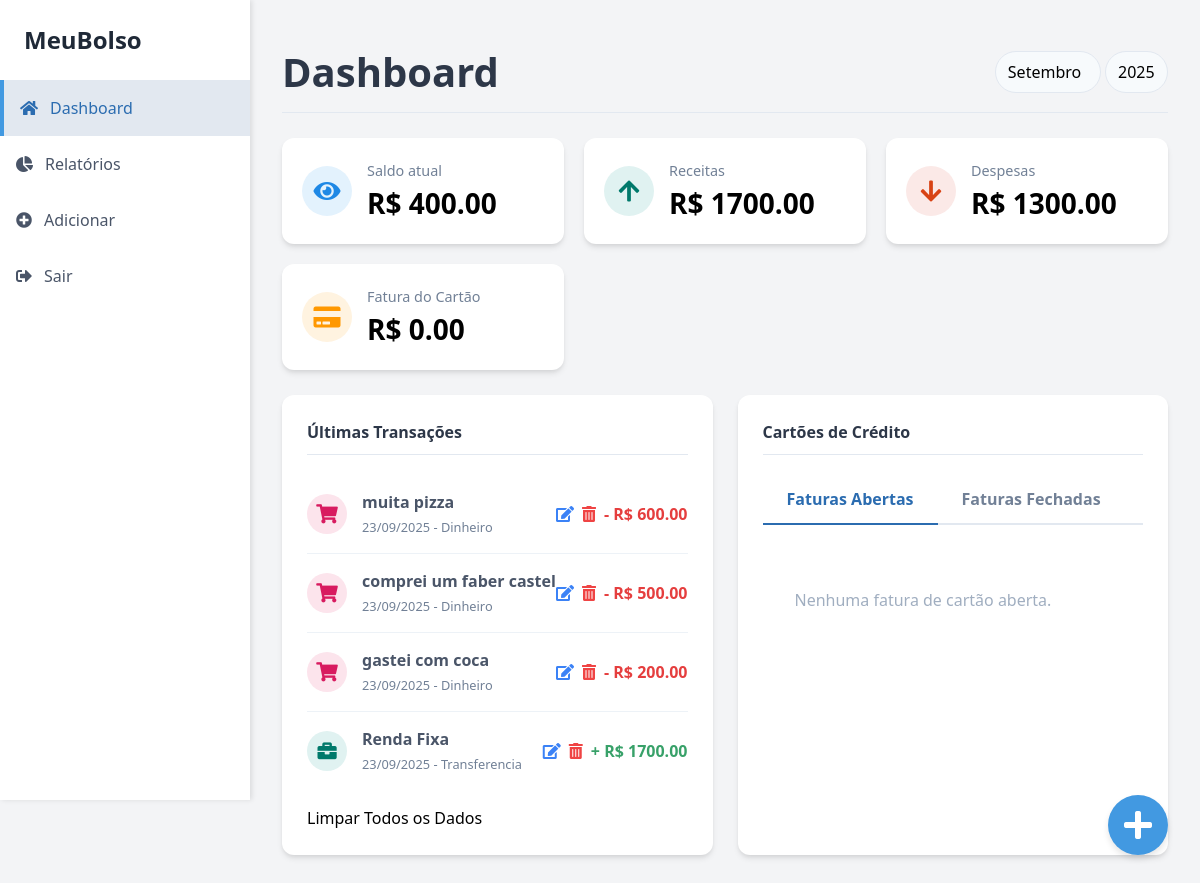
The app's page /dashboard (signed in) with its own data.
### app/models.py (models this page shows, shortened)
class Transaction(db.Model):
    id = db.Column(db.Integer, primary_key=True)
    type = db.Column(db.String(10), nullable=False) # 'income' ou 'expense'
    amount = db.Column(db.Float, nullable=False)
    description = db.Column(db.String(200))
    payment_method = db.Column(db.String(50))
    category = db.Column(db.String(50))
    date = db.Column(db.DateTime, index=True, default=datetime.utcnow)
    user_id = db.Column(db.Integer, db.ForeignKey('user.id'), nullable=False)

### app/routes.py (the view)
@main_bp.route('/dashboard', methods=['GET'])
@login_required
def dashboard():
    user_id = current_user.id
    try:
        selected_month = int(request.args.get('month', datetime.now().month))
        selected_year = int(request.args.get('year', datetime.now().year))
    except (ValueError, TypeError):
        selected_month = datetime.now().month
        selected_year = datetime.now().year
    transactions = Transaction.query.filter(
        Transaction.user_id == user_id,
        extract('month', Transaction.date) == selected_month,
        extract('year', Transaction.date) == selected_year
    ).order_by(Transaction.date.desc()).all()
    total_income = sum(t.amount for t in transactions if t.type == 'income')
    total_expense = sum(t.amount for t in transactions if t.type == 'expense')
    balance = total_income - total_expense
    years = sorted(list(set(t.date.year for t in Transaction.query.filter_by(user_id=user_id).all())))
    if not years:
        years = [datetime.now().year]
    month_names = ["Janeiro", "Fevereiro", "Março", "Abril", "Maio", "Junho", "Julho", "Agosto", "Setembro", "Outubro", "Novembro", "Dezembro"]
    credit_card_bill = sum(t.amount for t in transactions if t.payment_method == 'Cartao de Credito' and t.type == 'expense')
    invoices = []
    return render_template(
        'dashboard.html',
        active_page='dashboard',
        balance=balance,
        total_income=total_income,
        total_expense=total_expense,
        transactions=transactions,
        credit_card_bill=credit_card_bill,
        invoices=invoices,
        selected_month=selected_month,
        selected_year=selected_year,
        month_names=month_names,
        years=years
    )

### app/__init__.py (called while the page is built)
@login_manager.user_loader
def load_user(user_id):
    from .models import User
    return User.query.get(int(user_id))

### app/routes.py (called while the page is built)
@main_bp.app_template_filter('format_date')
def format_date_filter(value):
    if value is None:
        return ""
    if isinstance(value, datetime):
        return value.strftime('%d/%m/%Y')
    return datetime.fromisoformat(value).strftime('%d/%m/%Y')

### app/templates/dashboard.html (shortened to what this page needs)
{% extends "layout.html" %}
{% block content %}
<header class="dashboard-header">
    <h1 class="page-title">Dashboard</h1>
    <div class="month-selector">
        <form id="filter-form" method="get" action="{{ url_for('main.dashboard') }}">
            <select name="month" id="month-select" class="rounded-select" onchange="document.getElementById('filter-form').submit()">
                {% for i in range(1, 13) %}
                    <option value="{{ i }}" {% if i == selected_month %}selected{% endif %}>{{ month_names[i-1] }}</option>
                {% endfor %}
            </select>
            <select name="year" id="year-select" class="rounded-select" onchange="document.getElementById('filter-form').submit()">
                {% for year in years %}
                    <option value="{{ year }}" {% if year == selected_year %}selected{% endif %}>{{ year }}</option>
                {% endfor %}
            </select>
        </form>
    </div>
</header>
<section class="summary-cards">
    <div class="card">
        <div class="card-icon icon-saldo">
            <i class="fas fa-eye"></i>
        </div>
        <div class="card-content">
            <span>Saldo atual</span>
            <h2>R$ {{ "%.2f"|format(balance) }}</h2>
        </div>
    </div>
    <div class="card">
        <div class="card-icon icon-receitas">
            <i class="fas fa-arrow-up"></i>
        </div>
        <div class="card-content">
            <span>Receitas</span>
            <h2>R$ {{ "%.2f"|format(total_income) }}</h2>
        </div>
    </div>
    <div class="card">
        <div class="card-icon icon-despesas">
            <i class="fas fa-arrow-down"></i>
        </div>
        <div class="card-content">
            <span>Despesas</span>
            <h2>R$ {{ "%.2f"|format(total_expense) }}</h2>
        </div>
    </div>
    <div class="card">
        <div class="card-icon icon-cartao">
            <i class="fas fa-credit-card"></i>
        </div>
        <div class="card-content">
            <span>Fatura do Cartão</span>
            <h2>R$ {{ "%.2f"|format(credit_card_bill) }}</h2>
        </div>
    </div>
</section>
<section class="main-sections">
    <div class="section-card">
        <h3>Últimas Transações</h3>
        <ul class="transaction-list">
            {% for transaction in transactions %}
            <li data-id="{{ transaction.id }}">
                <div class="transaction-icon" style="background-color: {% if transaction.type == 'income' %}#e0f2f1{% else %}#fce4ec{% endif %}; color: {% if transaction.type == 'income' %}#00796b{% else %}#d81b60{% endif %};">
                    <i class="fas fa-{% if transaction.type == 'income' %}briefcase{% else %}shopping-cart{% endif %}"></i>
                </div>
                <div class="transaction-info">
                    <strong>{{ transaction.description }}</strong>
                    <span>{{ transaction.date|format_date }} - {{ transaction.payment_method }}</span>
                </div>
                <div class="flex items-center space-x-2">
                    <button class="text-blue-500 hover:text-blue-700 edit-btn" onclick="showEditModal({{ transaction.id }}, '{{ transaction.description }}', '{{ "%.2f"|format(transaction.amount) }}', '{{ transaction.payment_method }}', '{{ transaction.category }}', '{{ transaction.type }}')">
                        <i class="fas fa-edit"></i>
                    </button>
                    <button class="text-red-500 hover:text-red-700 delete-btn" onclick="showDeleteConfirm({{ transaction.id }})">
                        <i class="fas fa-trash-alt"></i>
                    </button>
                    <span class="transaction-value {% if transaction.type == 'income' %}text-success{% else %}text-danger{% endif %}">
                        {% if transaction.type == 'income' %}+{% else %}-{% endif %} R$ {{ "%.2f"|format(transaction.amount) }}
                    </span>
                </div>
            </li>
            {% else %}
            <li>
                <p class="no-data">Nenhuma transação registrada ainda.</p>
            </li>
            {% endfor %}
        </ul>
        <form id="clear-data-form" method="POST" action="{{ url_for('main.clear_data') }}" class="mt-4" onsubmit="return confirm('Tem certeza que deseja apagar todos os dados de transação? Esta ação é irreversível.');">
            <button type="submit" class="btn-clear-data">Limpar Todos os Dados</button>
        </form>
    </div>
    <div class="section-card">
        <h3>Cartões de Crédito</h3>
        <div class="tabs">
            <button class="tab-btn active">Faturas Abertas</button>
            <button class="tab-btn">Faturas Fechadas</button>
        </div>
        <ul class="invoice-list">
            {% for invoice in invoices %}
            <li>
                <div class="invoice-icon"><i class="fab fa-cc-{{ invoice.card_brand|lower }}"></i></div>
                <div class="invoice-info">
                    <strong>{{ invoice.card_name }}</strong>
                    <span>Fecha em {{ invoice.due_date|default('Data não disponível') }}</span>
                </div>
                <span class="invoice-value">R$ {{ "%.2f"|format(invoice.amount) }}</span>
            </li>
            {% else %}
            <li>
                <p class="no-data">Nenhuma fatura de cartão aberta.</p>
            </li>
            {% endfor %}
        </ul>
    </div>
</section>
{% endblock %}

### app/templates/layout.html (style rules this page uses)
body { background-color: #f0f4f8; font-family: 'Inter', sans-serif; }

### app/templates/dashboard.html (style rules this page uses)
.dashboard-header { display: flex; justify-content: space-between; align-items: center; margin-bottom: 25px; padding: 10px 0; border-bottom: 1px solid #e2e8f0; }
.page-title { color: #2d3748; font-size: 2.5rem; font-weight: bold; }
.month-selector select { padding: 8px 12px; border-radius: 9999px; border: 1px solid #e2e8f0; background-color: #f7fafc; appearance: none; cursor: pointer; }
.summary-cards { display: grid; grid-template-columns: repeat(auto-fit, minmax(250px, 1fr)); gap: 20px; margin-bottom: 25px; }
.card { background-color: #ffffff; border-radius: 12px; padding: 20px; box-shadow: 0 4px 6px -1px rgba(0, 0, 0, 0.1), 0 2px 4px -1px rgba(0, 0, 0, 0.06); display: flex; align-items: center; }
.card-icon { width: 50px; height: 50px; border-radius: 50%; display: flex; justify-content: center; align-items: center; font-size: 1.5rem; margin-right: 15px; }
.icon-receitas { background-color: #e0f2f1; color: #00796b; }
.icon-despesas { background-color: #fbe9e7; color: #d84315; }
.icon-saldo { background-color: #e3f2fd; color: #1e88e5; }
.icon-cartao { background-color: #fff3e0; color: #ff9800; }
.card-content { flex-grow: 1; }
.card-content span { font-size: 0.9rem; color: #718096; }
.card-content h2 { font-size: 1.75rem; font-weight: bold; margin: 0; }
.text-success { color: #38a169; }
.text-danger { color: #e53e3e; }
.main-sections { display: grid; grid-template-columns: repeat(auto-fit, minmax(300px, 1fr)); gap: 25px; }
.section-card { background-color: #ffffff; border-radius: 12px; padding: 25px; box-shadow: 0 4px 6px -1px rgba(0, 0, 0, 0.1), 0 2px 4px -1px rgba(0, 0, 0, 0.06); }
.section-card h3 { color: #2d3748; font-weight: bold; margin-bottom: 20px; padding-bottom: 10px; border-bottom: 1px solid #e2e8f0; }
.transaction-list { list-style: none; padding: 0; }
.transaction-list li { display: flex; align-items: center; padding: 15px 0; border-bottom: 1px solid #edf2f7; }
.transaction-list li:last-child { border-bottom: none; }
.transaction-icon { width: 40px; height: 40px; border-radius: 50%; display: flex; justify-content: center; align-items: center; font-size: 1.2rem; margin-right: 15px; }
.transaction-info { flex-grow: 1; }
.transaction-info strong { display: block; color: #4a5568; }
.transaction-info span { font-size: 0.8rem; color: #718096; }
.transaction-value { font-weight: bold; }
.no-data { color: #a0aec0; text-align: center; padding: 2rem; }
.tabs { display: flex; border-bottom: 2px solid #e2e8f0; margin-bottom: 1rem; }
.tab-btn { padding: 0.75rem 1.5rem; border: none; background: none; cursor: pointer; font-weight: 600; color: #718096; transition: color 0.2s; }
.tab-btn.active { color: #2b6cb0; border-bottom: 2px solid #2b6cb0; margin-bottom: -2px; }
.invoice-list { list-style: none; padding: 0; }
.invoice-list li { display: flex; align-items: center; padding: 15px 0; border-bottom: 1px solid #edf2f7; }
.invoice-list li:last-child { border-bottom: none; }

### records on screen
Transaction: amount "600.00"
Transaction: amount "500.00"
Transaction: amount "200.00"
Transaction: amount "1700.00"

### other values on screen
{{ "%.2f"|format(balance) }} "400.00"
{{ "%.2f"|format(total_income) }} "1700.00"
{{ "%.2f"|format(total_expense) }} "1300.00"
{{ "%.2f"|format(credit_card_bill) }} "0.00"
form field month "Setembro"
form field year "2025"
